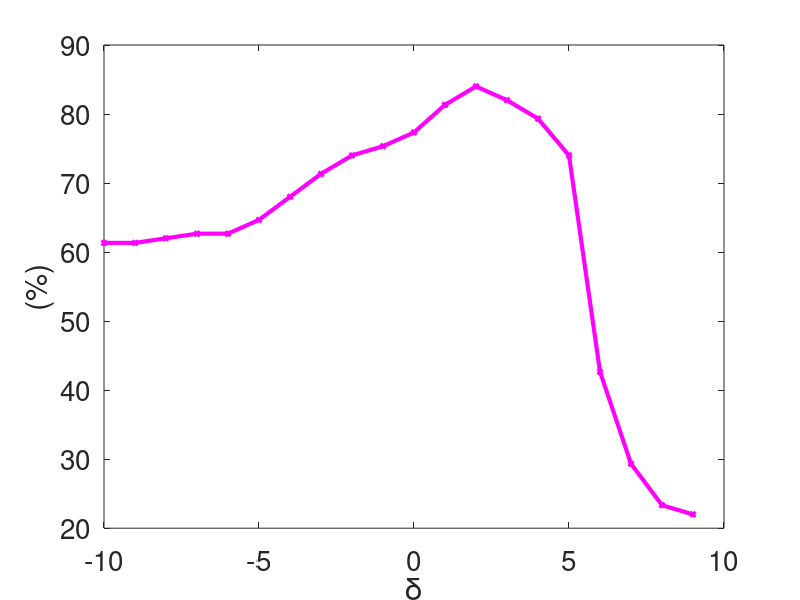
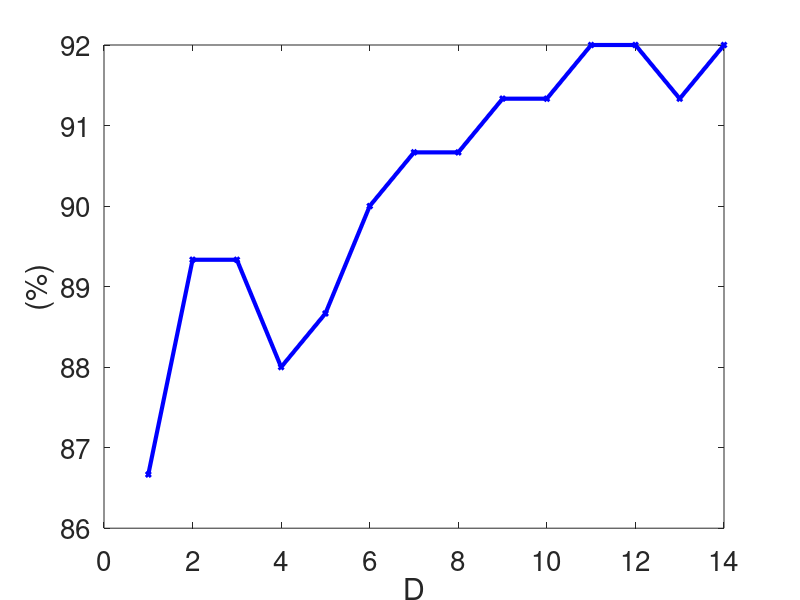
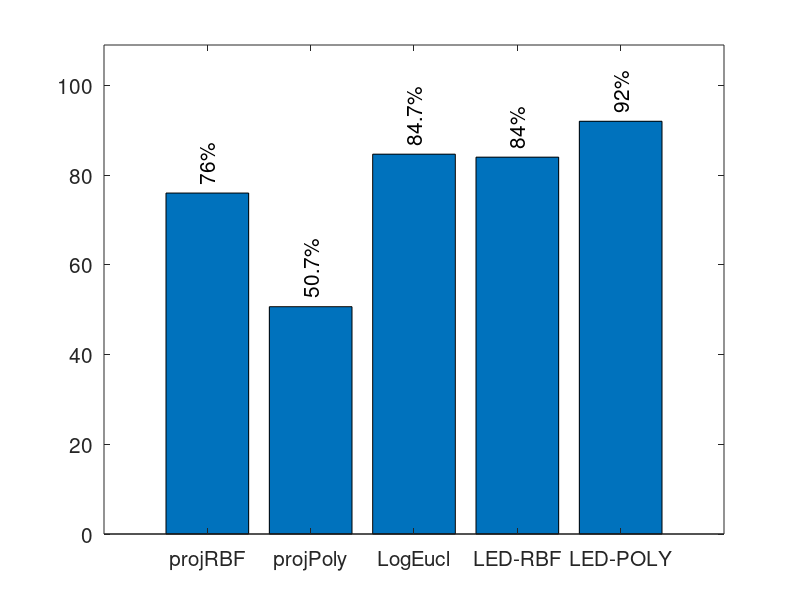
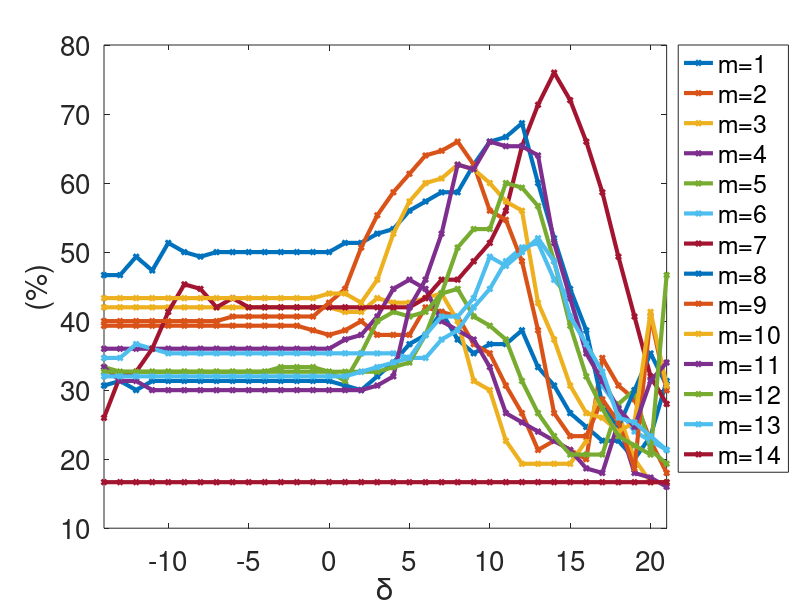

Reproduce these figures in MATLAB, in order.
clear all
close all
clc



%% ProjRBF Kernel
load('projRBF_all_p_delta_performance.mat');
all_p_mat = zeros(length(delta), length(all_p));

for i=1: length(all_p)
  all_p_mat(:,i) = all_p{i};
end

max_projRBF = max(max(all_p_mat));
plot(delta,all_p_mat, '-d','LineWidth',3,'MarkerSize',3)
%min_max = [min(delta), max(delta)+1];
xlim([min(delta), max(delta)]);
ylabel('(%)','FontSize',20)
xlabel('\delta','FontSize',20)
set(gca,'FontSize',20);
legend('m=1', 'm=2', 'm=3' ,'m=4' ,'m=5', 'm=6', 'm=7', 'm=8', 'm=9', 'm=10', 'm=11' ,'m=12', 'm=13', 'm=14', 'Location','BestOutside'     );

%Home
%print('/media/johanna/HD1T/latex-svn/study-paper-report/v3/images/projRBF_ker_p', '-dpng','-r300');

%% ProjPoly Kernel
figure
load('projPoly_all_p_performance.mat');
max_projPoly = max(test_acc);
plot(p,test_acc, '-d','LineWidth',3,'MarkerSize',3)
ylabel('(%)','FontSize',20)
xlabel('# of subspaces','FontSize',20)
set(gca,'FontSize',20);

%Home
%print('/media/johanna/HD1T/latex-svn/study-paper-report/v3/images/projPoly_ker_p', '-dpng','-r300');

%% LogEuclidean Kernel
figure
load('LogEucl_all_sigma_performance.mat');
max_LogEucl = max(test_acc);
plot(sigma,test_acc, '-gd','LineWidth',3,'MarkerSize',3)
ylabel('(%)','FontSize',20)
xlabel('\sigma','FontSize',20)
set(gca,'FontSize',20);

%Home
%print('/media/johanna/HD1T/latex-svn/study-paper-report/v3/images/LogEucl_ker_sigma', '-dpng','-r300');

%% LED-RBF Kernel
figure
load('LED_RBF_all_delta_performance.mat')
max_ledRBF= max(test_acc);
plot(delta,test_acc, '-md','LineWidth',3,'MarkerSize',3)
ylabel('(%)','FontSize',20)
xlabel('\delta','FontSize',20)
set(gca,'FontSize',20);

%Home
print('/media/johanna/HD1T/latex-svn/study-paper-report/v3/images/ledRBF_ker_delta', '-dpng','-r300');


%% LED-POLY Kernel
figure
load('LED_POLY_all_n_performance.mat')
max_ledPOLY= max(test_acc);
plot(p,test_acc, '-bd','LineWidth',3,'MarkerSize',3)
ylabel('(%)','FontSize',20)
xlabel('D','FontSize',20)
set(gca,'FontSize',20);

%Home
print('/media/johanna/HD1T/latex-svn/study-paper-report/v3/images/ledPoly_ker_delta', '-dpng','-r300');

%%ALL Best Perfomances
close all
all = [max_projRBF max_projPoly max_LogEucl max_ledRBF max_ledPOLY];


Xlabel = {'projRBF';'projPoly'; 'LogEucl'; 'LED-RBF'; 'LED-POLY'};

h =  bar(all);
colormap('summer');
ybuff=2;
for i=1:length(h)
    XDATA=get(get(h(i),'Children'),'XData');
    YDATA=get(get(h(i),'Children'),'YData');
    for j=1:size(XDATA,2)
        x=XDATA(1,j)+(XDATA(3,j)-XDATA(1,j))/2;
        y=YDATA(2,j)+ybuff;
        t=[num2str(YDATA(2,j),3) ,'%'];
        text(x,y,t,'Color','k','HorizontalAlignment','left','Rotation',90,'FontSize',15 )
    end
end

ylim([0 109])
set(gca,'XTickLabel',Xlabel,'FontSize',15);

print('/media/johanna/HD1T/latex-svn/study-paper-report/v3/images/summary_ker','-dpng','-r300');

% l{1}='ProjMet'; l{2}='BinCau';
% legend(h,l);
